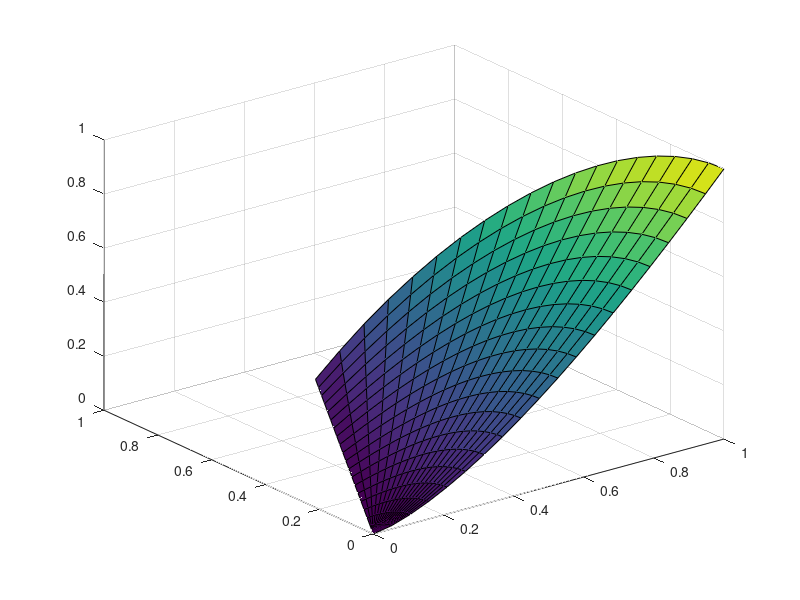

The MATLAB source for this figure:
clear; clc; close all;

% boundaries
% r = 1; % radial boundary
% theta = pi/3; % theta boundary

r = linspace(0,1,20);
theta = linspace(0,pi/3,20);

% number of terms
n_terms = 10;

%terms
u = zeros(length(r),length(theta));
un = zeros(length(r),length(theta), n_terms);
Rn = zeros(length(r),1);
Thetan = zeros(length(theta),1);
Cn = zeros(length(theta),1);
top = Cn;
bot = Cn;

for n = 0 : n_terms-1
    
    for j = 1 : length(r)
        
        %define Rn
        Rn(j) = r(j)^(1.5*(2*n+1));
        
        for k = 1 : length(theta)
            
            %define Thetan
            Thetan(k) = cos(1.5*(2*n+1)*theta(k));
            
            %define Cn
        
            fun = @(theta) (1-9/pi^2.*theta.^2).*cos(1.5*(2.*n+1).*theta);
            
            top(k) = integral(fun, 0, pi/3);
            
            fun = @(theta) cos(1.5*(2.*n+1).*theta).^2;
            
            bot(k) = integral(fun,0,pi/3);
            
            Cn(k) = top(k)/bot(k);
            
            % calculate u
            un(j,k,n+1) = Rn(j)*Thetan(k)*Cn(k);
            
        end
        
    end
    
    % add terms
    u = u + un(:,:,n+1);
    
end

%transform from polar to cartesian

[R,Theta] = meshgrid(r,theta);

surf(R.*cos(Theta),R.*sin(Theta),u');
